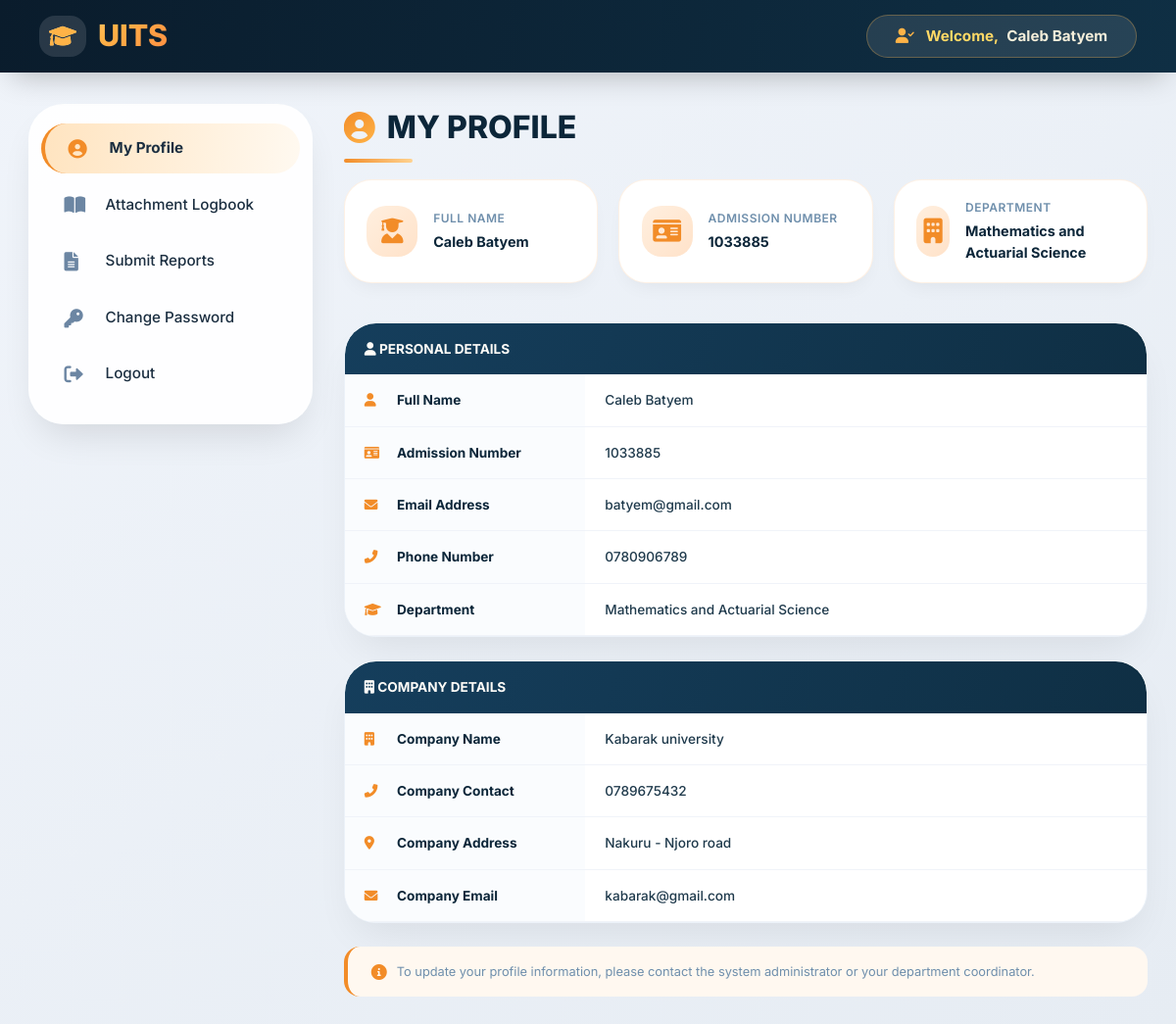
Page /students/studentprofile.php (signed in) on the committed database.
### tables this page shows
CREATE TABLE IF NOT EXISTS `students` (
  `student_id` int NOT NULL AUTO_INCREMENT,
  `fullname` varchar(200) NOT NULL,
  `admission_number` varchar(200) NOT NULL,
  `email` varchar(200) NOT NULL,
  `phone_number` varchar(200) NOT NULL,
  `department` varchar(200) NOT NULL,
  `company_name` varchar(200) NOT NULL,
  `company_contact` varchar(200) NOT NULL,
  `company_address` varchar(200) NOT NULL,
  `company_email` varchar(200) NOT NULL,
  `startingdate` varchar(200) NOT NULL,
  `password` varchar(200) NOT NULL,
  `created_at` varchar(200) NOT NULL,
  `Allocated` varchar(10) NOT NULL DEFAULT 'NO',
  PRIMARY KEY (`student_id`),
  UNIQUE KEY `email` (`email`,`phone_number`),
  UNIQUE KEY `admission_number` (`admission_number`)
);

### students/studentprofile.php (the view, shortened to what this page needs)
<?php
include "./includes/db.php";
$admissionnumber = $_SESSION['user']['admission_number'];
$q = mysqli_query($conn, "SELECT * FROM students WHERE admission_number = '$admissionnumber'");
$row = mysqli_fetch_assoc($q);
$fullname = $row['fullname'];
$admissionnumber = $row['admission_number'];
$email = $row['email'];
$phonenumber = $row['phone_number'];
$department = $row['department'];
$companyname = $row['company_name'];
$companycontact = $row['company_contact'];
$companyaddress = $row['company_address'];
$companyemail = $row['company_email'];
?>
<!DOCTYPE html>
<html lang="en">
<head>
    <link rel="stylesheet" href="https://cdnjs.cloudflare.com/ajax/libs/font-awesome/6.0.0-beta3/css/all.min.css">
</head>
<body>
    <div id="top-navigation">
        <div id="logo"><i class="fas fa-graduation-cap"></i> UITS</div>
        <?php if (isset($_SESSION['user'])) : ?>
            <div id="student_name">
                <i class="fas fa-user-check"></i>
                <span><em>Welcome,</em>&nbsp;</span>
                <span style="font-weight:700;"><?php echo htmlspecialchars($_SESSION['user']['fullname']); ?></span>
            </div>
        <?php endif ?>
    </div>
    <div class="admincontent">
        <div class="sidebar">
            <ul id="menu_list">
                <a class="menu_items_link active-profile" href="studentprofile.php">
                    <li class="menu_items_list"><i class="fas fa-user-circle"></i> My Profile</li>
                </a>
                <a class="menu_items_link" href="logbook.php">
                    <li class="menu_items_list"><i class="fas fa-book-open"></i> Attachment Logbook</li>
                </a>
                <a class="menu_items_link" href="submitreports.php">
                    <li class="menu_items_list"><i class="fas fa-file-alt"></i> Submit Reports</li>
                </a>
                <a class="menu_items_link" href="changepassword.php">
                    <li class="menu_items_list"><i class="fas fa-key"></i> Change Password</li>
                </a>
                <a class="menu_items_link" href="logbook.php?logout">
                    <li class="menu_items_list"><i class="fas fa-sign-out-alt"></i> Logout</li>
                </a>
            </ul>
        </div>
        <div class="main">
            <h2><i class="fas fa-user-circle"></i> MY PROFILE</h2>
            <div class="stats-container">
                <div class="stat-card">
                    <div class="stat-icon"><i class="fas fa-user-graduate"></i></div>
                    <div class="stat-info">
                        <h3>Full Name</h3>
                        <p><?php echo htmlspecialchars($fullname); ?></p>
                    </div>
                </div>
                <div class="stat-card">
                    <div class="stat-icon"><i class="fas fa-id-card"></i></div>
                    <div class="stat-info">
                        <h3>Admission Number</h3>
                        <p><?php echo htmlspecialchars($admissionnumber); ?></p>
                    </div>
                </div>
                <div class="stat-card">
                    <div class="stat-icon"><i class="fas fa-building"></i></div>
                    <div class="stat-info">
                        <h3>Department</h3>
                        <p><?php echo htmlspecialchars($department); ?></p>
                    </div>
                </div>
            </div>
            <div class="article">
                <table class="table">
                    <thead>
                        <tr><th colspan="2"><i class="fas fa-user"></i> PERSONAL DETAILS</th></tr>
                    </thead>
                    <tbody>
                        <tr><td><i class="fas fa-user"></i> Full Name</td><td><?php echo htmlspecialchars($fullname); ?></td></tr>
                        <tr><td><i class="fas fa-id-card"></i> Admission Number</td><td><?php echo htmlspecialchars($admissionnumber); ?></td></tr>
                        <tr><td><i class="fas fa-envelope"></i> Email Address</td><td><?php echo htmlspecialchars($email); ?></td></tr>
                        <tr><td><i class="fas fa-phone-alt"></i> Phone Number</td><td><?php echo htmlspecialchars($phonenumber); ?></td></tr>
                        <tr><td><i class="fas fa-graduation-cap"></i> Department</td><td><?php echo htmlspecialchars($department); ?></td></tr>
                    </tbody>
                </table>
            </div>
            <div class="article">
                <table class="table">
                    <thead>
                        <tr><th colspan="2"><i class="fas fa-building"></i> COMPANY DETAILS</th></tr>
                    </thead>
                    <tbody>
                        <tr><td><i class="fas fa-building"></i> Company Name</td><td><?php echo htmlspecialchars($companyname); ?></td></tr>
                        <tr><td><i class="fas fa-phone-alt"></i> Company Contact</td><td><?php echo htmlspecialchars($companycontact); ?></td></tr>
                        <tr><td><i class="fas fa-map-marker-alt"></i> Company Address</td><td><?php echo htmlspecialchars($companyaddress); ?></td></tr>
                        <tr><td><i class="fas fa-envelope"></i> Company Email</td><td><?php echo htmlspecialchars($companyemail); ?></td></tr>
                    </tbody>
                </table>
            </div>
            <div class="info-note">
                <i class="fas fa-info-circle"></i>
                <span>To update your profile information, please contact the system administrator or your department coordinator.</span>
            </div>
        </div>
    </div>
</body>
</html>

### rows in the picture
students: fullname "Caleb Batyem", admission_number "1033885", department "Mathematics and Actuarial Science", email "batyem@gmail.com", phone_number "0780906789", company_name "Kabarak university", company_contact "0789675432", company_address "Nakuru - Njoro road", company_email "kabarak@gmail.com"

### other values in the picture
$_SESSION['user']['fullname'] "Caleb Batyem"
